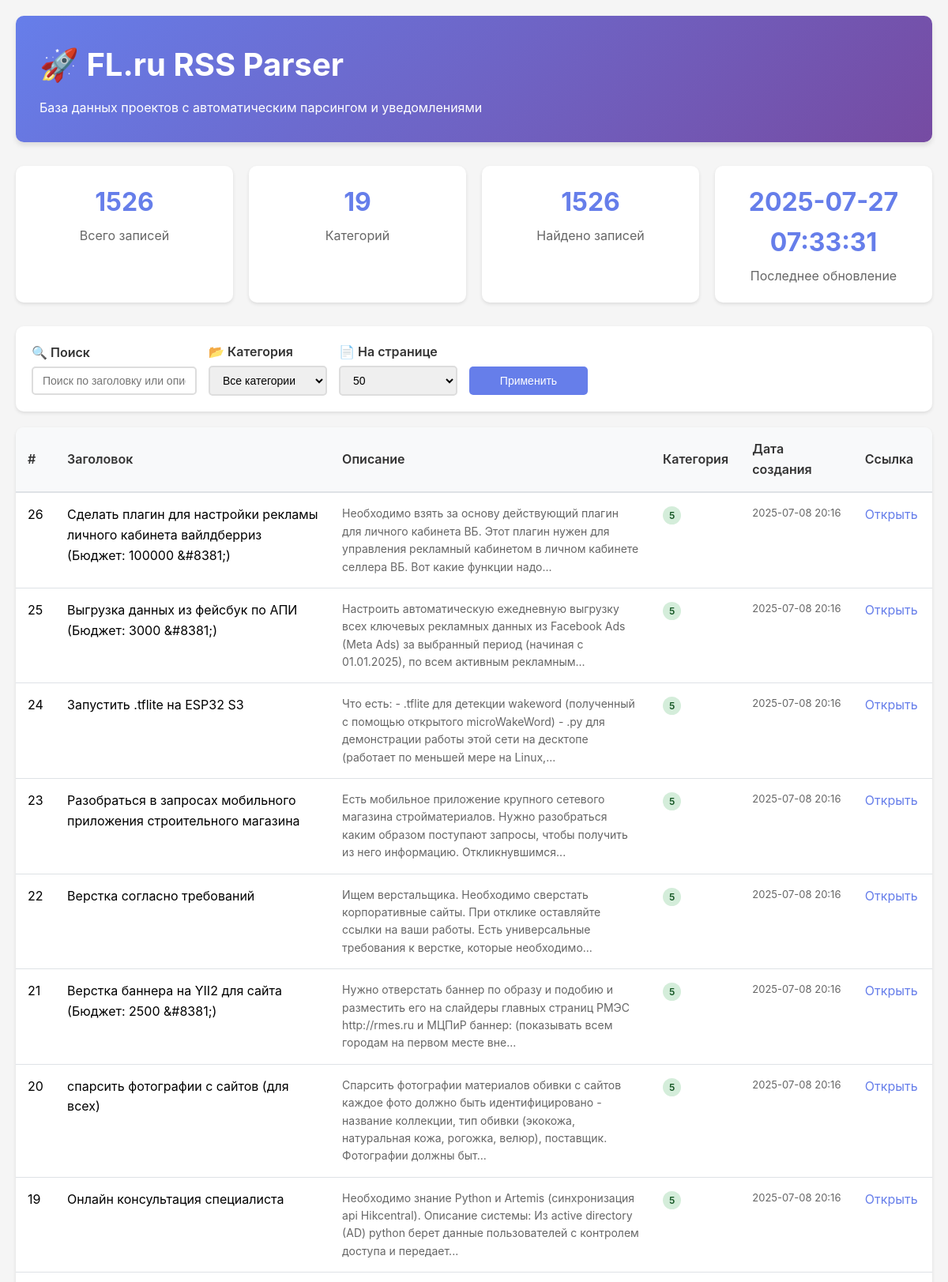
The page /?page=31&category=all&search=&per_page=50 (upper part) on the database its author committed.
### tables this page shows
CREATE TABLE rss_items (
                    id INTEGER PRIMARY KEY AUTOINCREMENT,
                    title TEXT NOT NULL,
                    description TEXT,
                    link TEXT UNIQUE NOT NULL,
                    pub_date TEXT,
                    category INTEGER,
                    created_at TIMESTAMP DEFAULT CURRENT_TIMESTAMP,
                    updated_at TIMESTAMP DEFAULT CURRENT_TIMESTAMP
                );

### viewdatabase.py (the view)
@app.route('/')
def index():
    page = int(request.args.get('page', 1))
    per_page = int(request.args.get('per_page', 50))
    category = request.args.get('category', 'all')
    search = request.args.get('search', '')
    items = web_interface.get_items(page, per_page, category, search)
    total_count = web_interface.get_total_count(category, search)
    categories = web_interface.get_categories()
    statistics = web_interface.get_statistics()
    total_pages = (total_count + per_page - 1) // per_page
    return render_template('index.html',
                         items=items,
                         page=page,
                         per_page=per_page,
                         total_pages=total_pages,
                         total_count=total_count,
                         category=category,
                         search=search,
                         categories=categories,
                         statistics=statistics)

### viewdatabase.py (called while the page is built)
    def get_total_count(self, category=None, search=None):
        query = "SELECT COUNT(*) FROM rss_items WHERE 1=1"
        params = []
        if category and category != 'all':
            query += " AND category = ?"
            params.append(category)
        if search:
            query += " AND (title LIKE ? OR description LIKE ?)"
            params.append(f"%{search}%")
            params.append(f"%{search}%")
        try:
            conn = sqlite3.connect(self.db.db_path)
            cursor = conn.cursor()
            cursor.execute(query, params)
            count = cursor.fetchone()[0]
            conn.close()
            return count
        except Exception as e:
            print(f"Ошибка при подсчете записей: {e}")
            return 0

    def get_categories(self):
        try:
            conn = sqlite3.connect(self.db.db_path)
            cursor = conn.cursor()
            cursor.execute("SELECT DISTINCT category FROM rss_items ORDER BY category")
            categories = [row[0] for row in cursor.fetchall()]
            conn.close()
            return categories
        except Exception as e:
            print(f"Ошибка при получении категорий: {e}")
            return []

### templates/index.html (shortened to what this page needs)
<!DOCTYPE html>
<html lang="ru">
<head>
</head>
<body>
    <div class="container">
        <div class="header">
            <h1>🚀 FL.ru RSS Parser</h1>
            <p>База данных проектов с автоматическим парсингом и уведомлениями</p>
        </div>
        <div class="stats-grid">
            <div class="stat-card">
                <div class="stat-number">{{ statistics.total_items or 0 }}</div>
                <div class="stat-label">Всего записей</div>
            </div>
            <div class="stat-card">
                <div class="stat-number">{{ categories|length }}</div>
                <div class="stat-label">Категорий</div>
            </div>
            <div class="stat-card">
                <div class="stat-number">{{ total_count }}</div>
                <div class="stat-label">Найдено записей</div>
            </div>
            <div class="stat-card">
                <div class="stat-number">{{ statistics.last_update or 'Никогда' }}</div>
                <div class="stat-label">Последнее обновление</div>
            </div>
        </div>
        <div class="filters">
            <form method="GET" class="filters-row">
                <div class="filter-group">
                    <label for="search">🔍 Поиск</label>
                    <input type="text" id="search" name="search" value="{{ search }}"
                           placeholder="Поиск по заголовку или описанию...">
                </div>
                <div class="filter-group">
                    <label for="category">📂 Категория</label>
                    <select id="category" name="category">
                        <option value="all" {% if category == 'all' %}selected{% endif %}>Все категории</option>
                    </select>
                </div>
                <div class="filter-group">
                    <label for="per_page">📄 На странице</label>
                    <select id="per_page" name="per_page">
                        <option value="50" {% if per_page == 50 %}selected{% endif %}>50</option>
                    </select>
                </div>
                <div class="filter-group">
                    <label>&nbsp;</label>
                    <button type="submit" class="btn">Применить</button>
                </div>
            </form>
        </div>
        <div class="table-container">
            <table>
                <thead>
                    <tr>
                        <th style="width: 50px;">#</th>
                        <th style="width: 30%;">Заголовок</th>
                        <th style="width: 35%;">Описание</th>
                        <th style="width: 80px;">Категория</th>
                        <th style="width: 120px;">Дата создания</th>
                        <th style="width: 100px;">Ссылка</th>
                    </tr>
                </thead>
                <tbody>
                    {% for item in items %}
                    <tr>
                        <td>{{ item.id }}</td>
                        <td class="title-cell" onclick="showModal({{ item.id }})">
                            {{ item.title }}
                        </td>
                        <td class="description-cell">
                            {{ item.description }}
                        </td>
                        <td>
                            <span class="category-badge {% if item.category == 5 %}category-5{% endif %}">
                                {{ item.category }}
                            </span>
                        </td>
                        <td class="date-cell">
                            {{ item.created_at[:16] if item.created_at else 'N/A' }}
                        </td>
                        <td class="link-cell">
                            <a href="{{ item.link }}" target="_blank">Открыть</a>
                        </td>
                    </tr>
                    {% else %}
                    <tr>
                        <td colspan="6" style="text-align: center; padding: 40px; color: #666;">
                            📭 Данные отсутствуют. Запустите парсер для загрузки проектов.
                        </td>
                    </tr>
                    {% endfor %}
                </tbody>
            </table>
        </div>
    </div>
</body>
</html>

### templates/index.html (style rules this page uses)
* { margin: 0; padding: 0; box-sizing: border-box; }
body { font-family: -apple-system, BlinkMacSystemFont, 'Segoe UI', Roboto, sans-serif; background-color: #f5f5f5; line-height: 1.6; }
.container { max-width: 1400px; margin: 0 auto; padding: 20px; }
.header { background: linear-gradient(135deg, #667eea 0%, #764ba2 100%); color: white; padding: 30px; border-radius: 10px; margin-bottom: 30px; box-shadow: 0 4px 6px rgba(0,0,0,0.1); }
.header h1 { font-size: 2.5em; margin-bottom: 10px; }
.stats-grid { display: grid; grid-template-columns: repeat(auto-fit, minmax(250px, 1fr)); gap: 20px; margin-bottom: 30px; }
.stat-card { background: white; padding: 20px; border-radius: 10px; box-shadow: 0 2px 4px rgba(0,0,0,0.1); text-align: center; }
.stat-number { font-size: 2em; font-weight: bold; color: #667eea; }
.stat-label { color: #666; margin-top: 5px; }
.filters { background: white; padding: 20px; border-radius: 10px; margin-bottom: 20px; box-shadow: 0 2px 4px rgba(0,0,0,0.1); }
.filters-row { display: flex; gap: 15px; flex-wrap: wrap; align-items: center; }
.filter-group { display: flex; flex-direction: column; min-width: 150px; }
.filter-group label { font-weight: 600; margin-bottom: 5px; color: #333; }
.filter-group input, .filter-group select { padding: 8px 12px; border: 2px solid #ddd; border-radius: 5px; font-size: 14px; }
.btn { background: #667eea; color: white; border: none; padding: 10px 20px; border-radius: 5px; cursor: pointer; font-size: 14px; transition: background 0.3s; }
.table-container { background: white; border-radius: 10px; overflow: hidden; box-shadow: 0 2px 4px rgba(0,0,0,0.1); }
table { width: 100%; border-collapse: collapse; }
th { background: #f8f9fa; padding: 15px; text-align: left; font-weight: 600; color: #333; border-bottom: 2px solid #dee2e6; }
td { padding: 15px; border-bottom: 1px solid #dee2e6; vertical-align: top; }
.category-badge { background: #e9ecef; color: #495057; padding: 4px 8px; border-radius: 15px; font-size: 12px; font-weight: 600; }
.category-5 { background: #d4edda; color: #155724; }
.title-cell { max-width: 300px; cursor: pointer; }
.description-cell { max-width: 400px; color: #666; font-size: 14px; }
.date-cell { white-space: nowrap; font-size: 13px; color: #666; }
.link-cell a { color: #667eea; text-decoration: none; }

### rows shown on the page
rss_items: id "26", title "Сделать плагин для настройки рекламы личного кабинета вайлдберриз (Бюджет: 100000 &#8381;)", description "Необходимо взять за основу действующий плагин для личного кабинета ВБ. Этот плагин нужен для управления рекламный кабинетом в личном кабинете селлера ВБ. Вот какие функции надо...", category "5", created_at "2025-07-08 20:16"
rss_items: id "25", title "Выгрузка данных из фейсбук по АПИ (Бюджет: 3000 &#8381;)", description "Настроить автоматическую ежедневную выгрузку всех ключевых рекламных данных из Facebook Ads (Meta Ads) за выбранный период (начиная с 01.01.2025), по всем активным рекламным...", category "5", created_at "2025-07-08 20:16"
rss_items: id "24", title "Запустить .tflite на ESP32 S3", description "Что есть: - .tflite для детекции wakeword (полученный с помощью открытого microWakeWord) - .py для демонстрации работы этой сети на десктопе (работает по меньшей мере на Linux,...", category "5", created_at "2025-07-08 20:16"
rss_items: id "23", title "Разобраться в запросах мобильного приложения строительного магазина", description "Есть мобильное приложение крупного сетевого магазина стройматериалов. Нужно разобраться каким образом поступают запросы, чтобы получить из него информацию. Откликнувшимся...", category "5", created_at "2025-07-08 20:16"
rss_items: id "22", title "Верстка согласно требований", description "Ищем верстальщика. Необходимо сверстать корпоративные сайты. При отклике оставляйте ссылки на ваши работы. Есть универсальные требования к верстке, которые необходимо...", category "5", created_at "2025-07-08 20:16"
rss_items: id "21", title "Верстка баннера на YII2 для сайта (Бюджет: 2500 &#8381;)", description "Нужно отверстать баннер по образу и подобию и разместить его на слайдеры главных страниц РМЭС http://rmes.ru и МЦПиР баннер: (показывать всем городам на первом месте вне...", category "5", created_at "2025-07-08 20:16"
rss_items: id "20", title "спарсить фотографии с сайтов (для всех)", description "Спарсить фотографии материалов обивки с сайтов каждое фото должно быть идентифицировано - название коллекции, тип обивки (экокожа, натуральная кожа, рогожка, велюр), поставщик. Фотографии должны быт...", category "5", created_at "2025-07-08 20:16"
rss_items: id "19", title "Онлайн консультация специалиста", description "Необходимо знание Python и Artemis (синхронизация api Hikcentral). Описание системы: Из active directory (AD) python берет данные пользователей с контролем доступа и передает...", category "5", created_at "2025-07-08 20:16"

### other values the page prints
{{ statistics.total_items or 0 }} "1526"
{{ categories|length }} "19"
{{ total_count }} "1526"
{{ statistics.last_update or 'Никогда' }} "2025-07-27 07:33:31"
